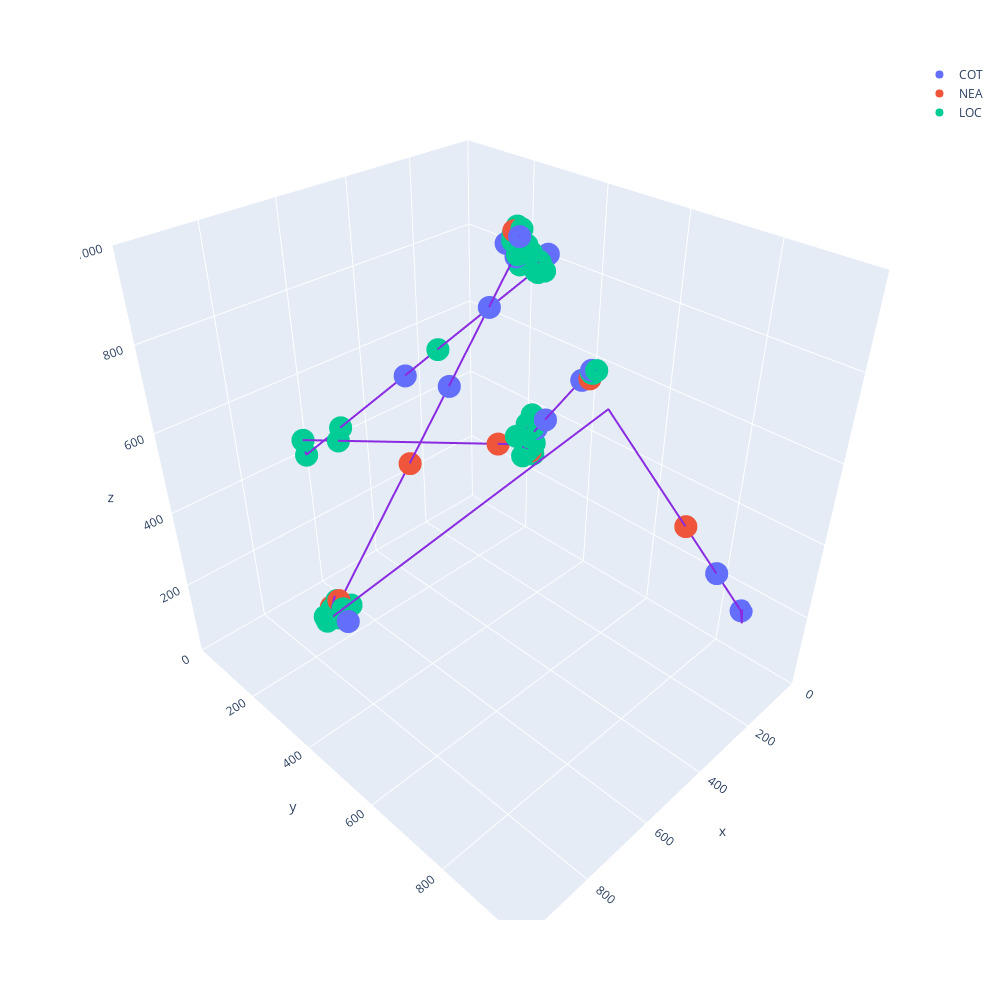

Source (notebook cell):
### Code cell
# Plot one ship's course and the messages transmitted from its passengers
ship_002 = ship_movements[ship_movements['id']=='ShipID_00002']
msgs_002 = messages[messages['shipid']=='ShipID_00002']
fig_traceMovement = px.scatter_3d(ship_002, x='x', y='y', z='z',
                        hover_name = 'id', opacity=0.3,
                        range_x=[0,1000], range_y=[0,1000], range_z=[0,1000],
                        width = 1000, height = 1000,
                            hover_data = ['t'])
fig_traceMovement.update_traces(line=dict(width=4, color='blueviolet'), mode = "lines")

fig_traceMsgs = px.scatter_3d(msgs_002, x='x', y='y', z='z', hover_name = 'id',
                         hover_data = ['msg','name','t','x','y','z'], opacity=1.0,
                         range_x=[0,1000], range_y=[0,1000], range_z=[0,1000],color='msg',
                         width = 1000, height = 1000)

for indData in fig_traceMsgs.data:
    fig_traceMovement.add_trace(indData)

fig_traceMovement.show()

### Figure 1 — Plotly figure (JSON) as saved in the notebook; plotly's stock layout.template omitted (floating-point values rounded to 4 significant figures; data arrays with more than 128 entries replaced by an {"elided": "..."} marker saying what was removed)
{"data": [{"customdata": {"elided": "1000x1 int values"}, "hovertemplate": "<b>%{hovertext}</b><br><br>x=%{x}<br>y=%{y}<br>z=%{z}<br>t=%{customdata[0]}<extra></extra>", "hovertext": {"elided": "1000 str values"}, "legendgroup": "", "line": {"color": "blueviolet", "width": 4}, "marker": {"color": "#636efa", "opacity": 0.3, "symbol": "circle"}, "mode": "lines", "name": "", "scene": "scene", "showlegend": false, "type": "scatter3d", "x": {"elided": "1000 float values"}, "y": {"elided": "1000 float values"}, "z": {"elided": "1000 float values"}}, {"customdata": {"elided": "164x3 mixed values"}, "hovertemplate": "<b>%{hovertext}</b><br><br>msg=%{customdata[0]}<br>x=%{x}<br>y=%{y}<br>z=%{z}<br>name=%{customdata[1]}<br>t=%{customdata[2]}<extra></extra>", "hovertext": {"elided": "164 str values"}, "legendgroup": "COT", "marker": {"color": "#636efa", "opacity": 1, "symbol": "circle"}, "mode": "markers", "name": "COT", "scene": "scene", "showlegend": true, "type": "scatter3d", "x": {"elided": "164 float values"}, "y": {"elided": "164 float values"}, "z": {"elided": "164 float values"}}, {"customdata": [["NEA", "Wallie", 9], ["NEA", "Wallie", 35], ["NEA", "Wallie", 43], ["NEA", "Wallie", 49], ["NEA", "Wallie", 62], ["NEA", "Wallie", 70], ["NEA", "Wallie", 105], ["NEA", "Wallie", 110], ["NEA", "Wallie", 122], ["NEA", "Wallie", 203], ["NEA", "Wallie", 275], ["NEA", "Wallie", 282], ["NEA", "Wallie", 293], ["NEA", "Wallie", 295], ["NEA", "Wallie", 301], ["NEA", "Wallie", 319], ["NEA", "Wallie", 336], ["NEA", "Wallie", 340], ["NEA", "Wallie", 353], ["NEA", "Wallie", 362], ["NEA", "Wallie", 384], ["NEA", "Wallie", 396], ["NEA", "Wallie", 439], ["NEA", "Wallie", 473], ["NEA", "Wallie", 496], ["NEA", "Wallie", 504], ["NEA", "Wallie", 555], ["NEA", "Wallie", 559], ["NEA", "Wallie", 582], ["NEA", "Wallie", 637], ["NEA", "Wallie", 653], ["NEA", "Wallie", 754], ["NEA", "Wallie", 801], ["NEA", "Wallie", 806], ["NEA", "Wallie", 807], ["NEA", "Wallie", 829], ["NEA", "Wallie", 886], ["NEA", "Wallie", 936], ["NEA", "Wallie", 999]], "hovertemplate": "<b>%{hovertext}</b><br><br>msg=%{customdata[0]}<br>x=%{x}<br>y=%{y}<br>z=%{z}<br>name=%{customdata[1]}<br>t=%{customdata[2]}<extra></extra>", "hovertext": ["RebelID_00027", "RebelID_00027", "RebelID_00027", "RebelID_00027", "RebelID_00027", "RebelID_00027", "RebelID_00027", "RebelID_00027", "RebelID_00027", "RebelID_00027", "RebelID_00027", "RebelID_00027", "RebelID_00027", "RebelID_00027", "RebelID_00027", "RebelID_00027", "RebelID_00027", "RebelID_00027", "RebelID_00027", "RebelID_00027", "RebelID_00027", "RebelID_00027", "RebelID_00027", "RebelID_00027", "RebelID_00027", "RebelID_00027", "RebelID_00027", "RebelID_00027", "RebelID_00027", "RebelID_00027", "RebelID_00027", "RebelID_00027", "RebelID_00027", "RebelID_00027", "RebelID_00027", "RebelID_00027", "RebelID_00027", "RebelID_00027", "RebelID_00027"], "legendgroup": "NEA", "marker": {"color": "#EF553B", "opacity": 1, "symbol": "circle"}, "mode": "markers", "name": "NEA", "scene": "scene", "showlegend": true, "type": "scatter3d", "x": [415.7, 754.6, 750.7, 753.6, 751.9, 779.9, 742.6, 499.0, 146.1, 152.9, 641.6, 643.4, 641.6, 641.6, 643.4, 641.6, 641.6, 641.6, 641.6, 643.4, 641.6, 478.7, 429.8, 429.7, 468.8, 462.3, 462.3, 442.2, 442.2, 468.8, 472.2, 429.7, 462.3, 442.2, 429.8, 453.4, 453.4, 449.7, 567.9], "y": [900.0, 224.0, 250.0, 265.8, 244.3, 228.3, 247.6, 254.1, 274.3, 267.2, 51.25, 46.81, 51.25, 51.25, 46.81, 51.25, 51.25, 51.25, 51.25, 46.81, 51.25, 498.6, 534.6, 544.9, 566.2, 561.3, 561.3, 544.1, 544.1, 566.2, 564.3, 544.9, 561.3, 544.1, 534.6, 560.5, 560.5, 558.8, 773.7], "z": [590.9, 146.5, 179.9, 167.2, 177.1, 133.8, 153.3, 443.5, 869.8, 897.2, 426.5, 465.0, 426.5, 426.5, 465.0, 426.5, 426.5, 426.5, 426.5, 465.0, 426.5, 602.0, 646.5, 610.8, 619.9, 608.6, 608.6, 626.0, 626.0, 619.9, 651.9, 610.8, 608.6, 626.0, 646.5, 620.7, 620.7, 601.8, 893.5]}, {"customdata": {"elided": "226x3 mixed values"}, "hovertemplate": "<b>%{hovertext}</b><br><br>msg=%{customdata[0]}<br>x=%{x}<br>y=%{y}<br>z=%{z}<br>name=%{customdata[1]}<br>t=%{customdata[2]}<extra></extra>", "hovertext": {"elided": "226 str values"}, "legendgroup": "LOC", "marker": {"color": "#00cc96", "opacity": 1, "symbol": "circle"}, "mode": "markers", "name": "LOC", "scene": "scene", "showlegend": true, "type": "scatter3d", "x": {"elided": "226 float values"}, "y": {"elided": "226 float values"}, "z": {"elided": "226 float values"}}], "layout": {"height": 1000, "legend": {"tracegroupgap": 0}, "margin": {"t": 60}, "scene": {"domain": {"x": [0, 1], "y": [0, 1]}, "xaxis": {"range": [0, 1000], "title": {"text": "x"}}, "yaxis": {"range": [0, 1000], "title": {"text": "y"}}, "zaxis": {"range": [0, 1000], "title": {"text": "z"}}}, "width": 1000}}
